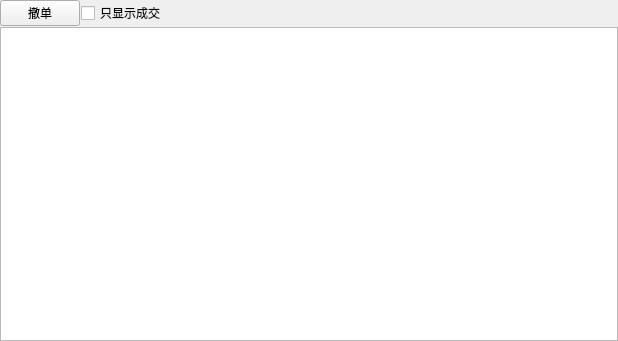
<?xml version="1.0" encoding="UTF-8"?>
<ui version="4.0">
 <class>WidgetOrder</class>
 <widget class="QWidget" name="WidgetOrder">
  <property name="geometry">
   <rect>
    <x>0</x>
    <y>0</y>
    <width>618</width>
    <height>341</height>
   </rect>
  </property>
  <property name="windowTitle">
   <string>订单管理</string>
  </property>
  <property name="windowIcon">
   <iconset resource="tradewidget.qrc">
    <normaloff>:/image/images/OE@32px.png</normaloff>:/image/images/OE@32px.png</iconset>
  </property>
  <layout class="QGridLayout" name="gridLayout">
   <property name="leftMargin">
    <number>0</number>
   </property>
   <property name="topMargin">
    <number>0</number>
   </property>
   <property name="rightMargin">
    <number>0</number>
   </property>
   <property name="bottomMargin">
    <number>0</number>
   </property>
   <property name="spacing">
    <number>1</number>
   </property>
   <item row="0" column="0">
    <layout class="QHBoxLayout" name="horizontalLayout">
     <item>
      <widget class="QPushButton" name="pushButtonCancle">
       <property name="text">
        <string>撤单</string>
       </property>
      </widget>
     </item>
     <item>
      <widget class="QCheckBox" name="checkBoxShowChange">
       <property name="text">
        <string>只显示成交</string>
       </property>
      </widget>
     </item>
     <item>
      <spacer name="horizontalSpacer">
       <property name="orientation">
        <enum>Qt::Horizontal</enum>
       </property>
       <property name="sizeHint" stdset="0">
        <size>
         <width>40</width>
         <height>20</height>
        </size>
       </property>
      </spacer>
     </item>
    </layout>
   </item>
   <item row="1" column="0">
    <widget class="QTableView" name="tableViewOrder"/>
   </item>
  </layout>
 </widget>
 <resources>
  <include location="tradewidget.qrc"/>
 </resources>
 <connections/>
</ui>
